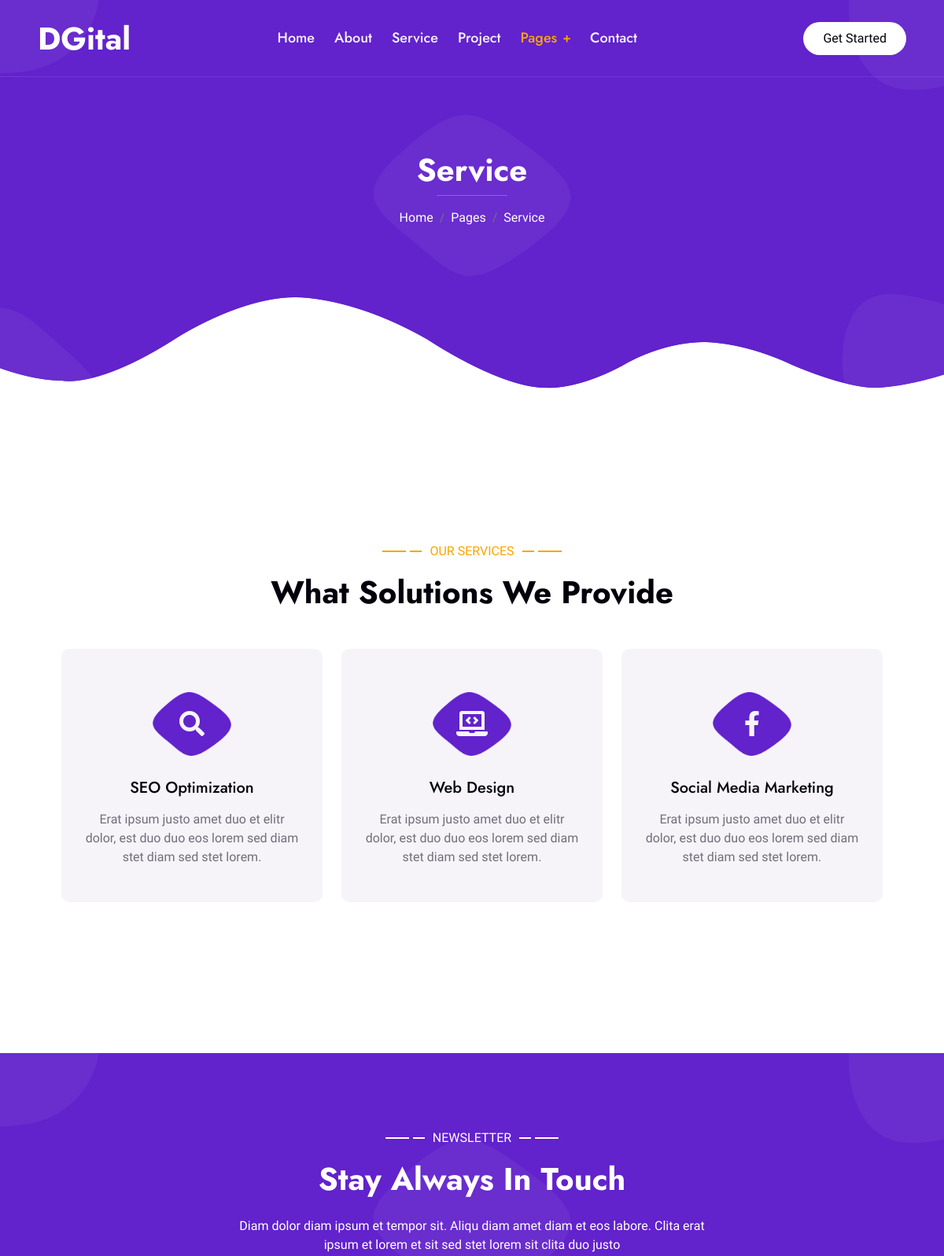
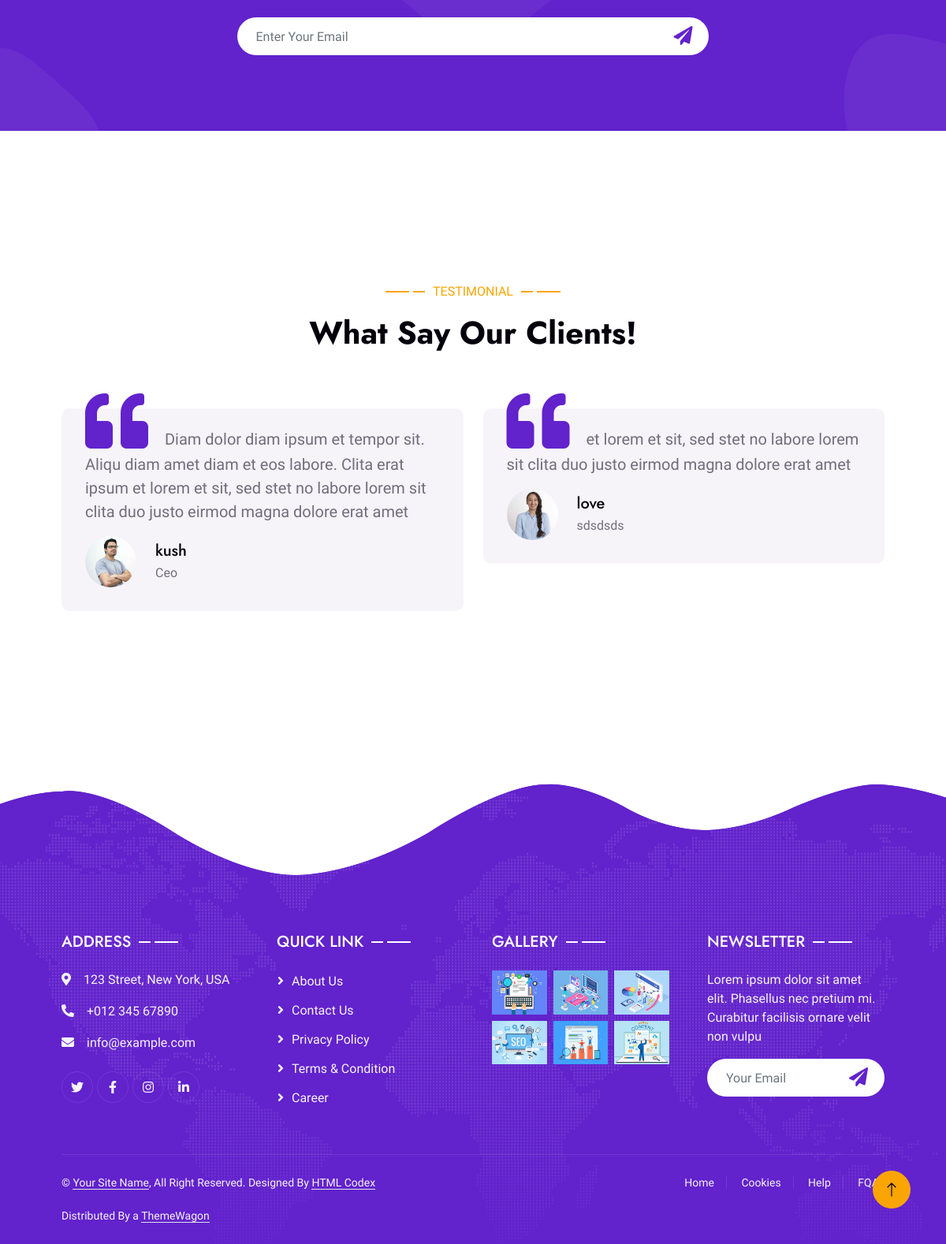
The app's page /service/ with its own data (2 pictures, top to bottom).
### website/models.py (models this page shows, shortened)
class Service(models.Model):
    title = models.CharField(max_length=200)
    description = models.TextField()
    icon = models.CharField(max_length=100)  # e.g. "fa fa-code"

class Testimonial(models.Model):
    name = models.CharField(max_length=200)
    designation = models.CharField(max_length=200, blank=True, null=True)
    review = models.TextField()
    image = models.ImageField(upload_to="testimonials/")

### website/views.py (the view)
# urls.py: path('service/', views.service, name='service'),
def service(request):
    services = Service.objects.all()
    testimonials = Testimonial.objects.all()
    return render(request, "service.html", {"services": services,"testimonials": testimonials})

### templates/service.html (shortened to what this page needs)
{% load static %}
{% include "header.html" %}
{% block content %}
<div class="container-xxl py-5 bg-primary hero-header">
    <div class="container my-5 py-5 px-lg-5">
        <div class="row g-5 py-5">
            <div class="col-12 text-center">
                <h1 class="text-white animated slideInDown">Service</h1>
                <hr class="bg-white mx-auto mt-0" style="width: 90px;">
                <nav aria-label="breadcrumb">
                    <ol class="breadcrumb justify-content-center">
                        <li class="breadcrumb-item"><a class="text-white" href="#">Home</a></li>
                        <li class="breadcrumb-item"><a class="text-white" href="#">Pages</a></li>
                        <li class="breadcrumb-item text-white active" aria-current="page">Service</li>
                    </ol>
                </nav>
            </div>
        </div>
    </div>
</div>
        <div class="container-xxl py-5">
            <div class="container py-5 px-lg-5">
                <div class="wow fadeInUp" data-wow-delay="0.1s">
                    <p class="section-title text-secondary justify-content-center"><span></span>Our Services<span></span></p>
                    <h1 class="text-center mb-5">What Solutions We Provide</h1>
                </div>
                <div class="row g-4">
                    {% for service in services %}
                    <div class="col-lg-4 col-md-6 wow fadeInUp" data-wow-delay="0.{{ forloop.counter }}s">
                        <div class="service-item d-flex flex-column text-center rounded">
                            <div class="service-icon flex-shrink-0">
                                <i class="{{ service.icon }} fa-2x"></i>
                            </div>
                            <h5 class="mb-3">{{ service.title }}</h5>
                            <p class="m-0">{{ service.description }}</p>
                        </div>
                    </div>
                    {% endfor %}
                </div>
            </div>
        </div>
        <div class="container-xxl bg-primary newsletter py-5 wow fadeInUp" data-wow-delay="0.1s">
            <div class="container py-5 px-lg-5">
                <div class="row justify-content-center">
                    <div class="col-lg-7 text-center">
                        <p class="section-title text-white justify-content-center"><span></span>Newsletter<span></span></p>
                        <h1 class="text-center text-white mb-4">Stay Always In Touch</h1>
                        <p class="text-white mb-4">Diam dolor diam ipsum et tempor sit. Aliqu diam amet diam et eos labore. Clita erat ipsum et lorem et sit sed stet lorem sit clita duo justo</p>
                        <div class="position-relative w-100 mt-3">
                            <input class="form-control border-0 rounded-pill w-100 ps-4 pe-5" type="text" placeholder="Enter Your Email" style="height: 48px;">
                            <button type="button" class="btn shadow-none position-absolute top-0 end-0 mt-1 me-2"><i class="fa fa-paper-plane text-primary fs-4"></i></button>
                        </div>
                    </div>
                </div>
            </div>
        </div>
        <div class="container-xxl py-5 wow fadeInUp" data-wow-delay="0.1s">
            <div class="container py-5 px-lg-5">
                <p class="section-title text-secondary justify-content-center"><span></span>Testimonial<span></span></p>
                <h1 class="text-center mb-5">What Say Our Clients!</h1>
                <div class="owl-carousel testimonial-carousel">
                    {% for t in testimonials %}
                    <div class="testimonial-item bg-light rounded my-4">
                        <p class="fs-5">
                            <i class="fa fa-quote-left fa-4x text-primary mt-n4 me-3"></i>
                            {{ t.review }}
                        </p>
                        <div class="d-flex align-items-center">
                            {% if t.image %}
                                <img class="img-fluid flex-shrink-0 rounded-circle" src="{{ t.image.url }}" style="width: 65px; height: 65px;">
                            {% else %}
                                <img class="img-fluid flex-shrink-0 rounded-circle" src="{% static 'img/default-user.png' %}" style="width: 65px; height: 65px;">
                            {% endif %}
                            <div class="ps-4">
                                <h5 class="mb-1">{{ t.name }}</h5>
                                <span>{{ t.designation }}</span>
                            </div>
                        </div>
                    </div>
                    {% endfor %}
                </div>
            </div>
        </div>
{% endblock %}
{% include "footer.html" %}

### templates/header.html (shortened to what this page needs)
{% load static %}
<!DOCTYPE html>
<html lang="en">
<head>
    <link href="https://cdnjs.cloudflare.com/ajax/libs/font-awesome/5.10.0/css/all.min.css" rel="stylesheet">
    <link href="https://cdn.jsdelivr.net/npm/bootstrap-icons@1.4.1/font/bootstrap-icons.css" rel="stylesheet">
    <link href="{% static 'lib/animate/animate.min.css' %}" rel="stylesheet">
    <link href="{% static 'lib/owlcarousel/assets/owl.carousel.min.css' %}" rel="stylesheet">
    <link href="{% static 'lib/lightbox/css/lightbox.min.css' %}" rel="stylesheet">
    <link href="{% static 'css/bootstrap.min.css' %}" rel="stylesheet">
    <link href="{% static 'css/style.css' %}" rel="stylesheet">
</head>
<body>
    <div class="container-xxl bg-white p-0">
        <div class="container-xxl position-relative p-0">
            <nav class="navbar navbar-expand-lg navbar-light px-4 px-lg-5 py-3 py-lg-0">
                <a href="" class="navbar-brand p-0">
                    <h1 class="m-0">DGital</h1>
                </a>
                <div class="collapse navbar-collapse" id="navbarCollapse">
                    <div class="navbar-nav mx-auto py-0">
                        <a href="{% url 'home' %}" class="nav-item nav-link">Home</a>
                        <a href="{% url 'about' %}" class="nav-item nav-link">About</a>
                        <a href="{% url 'service' %}" class="nav-item nav-link">Service</a>
                        <a href="{% url 'project' %}" class="nav-item nav-link">Project</a>
                        <div class="nav-item dropdown">
                            <a href="#" class="nav-link dropdown-toggle active" data-bs-toggle="dropdown">Pages</a>
                        </div>
                        <a href="{% url 'contact' %}" class="nav-item nav-link">Contact</a>
                    </div>
                    <a href="" class="btn rounded-pill py-2 px-4 ms-3 d-none d-lg-block">Get Started</a>
                </div>
            </nav>
        </div>

### templates/footer.html (shortened to what this page needs)
{% load static %}
<div class="container-fluid bg-primary text-light footer wow fadeIn" data-wow-delay="0.1s">
    <div class="container py-5 px-lg-5">
        <div class="row g-5">
            <div class="col-md-6 col-lg-3">
                <p class="section-title text-white h5 mb-4">Address<span></span></p>
                <p><i class="fa fa-map-marker-alt me-3"></i>123 Street, New York, USA</p>
                <p><i class="fa fa-phone-alt me-3"></i>+012 345 67890</p>
                <p><i class="fa fa-envelope me-3"></i>info@example.com</p>
                <div class="d-flex pt-2">
                    <a class="btn btn-outline-light btn-social" href=""><i class="fab fa-twitter"></i></a>
                    <a class="btn btn-outline-light btn-social" href=""><i class="fab fa-facebook-f"></i></a>
                    <a class="btn btn-outline-light btn-social" href=""><i class="fab fa-instagram"></i></a>
                    <a class="btn btn-outline-light btn-social" href=""><i class="fab fa-linkedin-in"></i></a>
                </div>
            </div>
            <div class="col-md-6 col-lg-3">
                <p class="section-title text-white h5 mb-4">Quick Link<span></span></p>
                <a class="btn btn-link" href="">About Us</a>
                <a class="btn btn-link" href="">Contact Us</a>
                <a class="btn btn-link" href="">Privacy Policy</a>
                <a class="btn btn-link" href="">Terms & Condition</a>
                <a class="btn btn-link" href="">Career</a>
            </div>
            <div class="col-md-6 col-lg-3">
                <p class="section-title text-white h5 mb-4">Gallery<span></span></p>
                <div class="row g-2">
                    <div class="col-4">
                        <img class="img-fluid" src="{% static 'img/portfolio-1.jpg' %}" alt="Image">
                    </div>
                    <div class="col-4">
                        <img class="img-fluid" src="{% static 'img/portfolio-2.jpg' %}" alt="Image">
                    </div>
                    <div class="col-4">
                        <img class="img-fluid" src="{% static 'img/portfolio-3.jpg' %}" alt="Image">
                    </div>
                    <div class="col-4">
                        <img class="img-fluid" src="{% static 'img/portfolio-4.jpg' %}" alt="Image">
                    </div>
                    <div class="col-4">
                        <img class="img-fluid" src="{% static 'img/portfolio-5.jpg' %}" alt="Image">
                    </div>
                    <div class="col-4">
                        <img class="img-fluid" src="{% static 'img/portfolio-6.jpg' %}" alt="Image">
                    </div>
                </div>
            </div>
            <div class="col-md-6 col-lg-3">
                <p class="section-title text-white h5 mb-4">Newsletter<span></span></p>
                <p>Lorem ipsum dolor sit amet elit. Phasellus nec pretium mi. Curabitur facilisis ornare velit non vulpu</p>
                <div class="position-relative w-100 mt-3">
                    <input class="form-control border-0 rounded-pill w-100 ps-4 pe-5" type="text" placeholder="Your Email" style="height: 48px;">
                    <button type="button" class="btn shadow-none position-absolute top-0 end-0 mt-1 me-2"><i class="fa fa-paper-plane text-primary fs-4"></i></button>
                </div>
            </div>
        </div>
    </div>
    <div class="container px-lg-5">
        <div class="copyright">
            <div class="row">
                <div class="col-md-6 text-center text-md-start mb-3 mb-md-0">
                    &copy; <a class="border-bottom" href="#">Your Site Name</a>, All Right Reserved.
                    Designed By <a class="border-bottom" href="https://htmlcodex.com">HTML Codex</a><br><br>
                    Distributed By a <a class="border-bottom" href="https://themewagon.com" target="_blank">ThemeWagon</a>
                </div>
                <div class="col-md-6 text-center text-md-end">
                    <div class="footer-menu">
                        <a href="">Home</a>
                        <a href="">Cookies</a>
                        <a href="">Help</a>
                        <a href="">FQAs</a>
                    </div>
                </div>
            </div>
        </div>
    </div>
</div>
<a href="#" class="btn btn-lg btn-secondary btn-lg-square back-to-top"><i class="bi bi-arrow-up"></i></a>
</div>
</body>
</html>

### records on screen
Service: title "SEO Optimization", description "Erat ipsum justo amet duo et elitr dolor, est duo duo eos lorem sed diam stet diam sed stet lorem."
Service: title "Web Design", description "Erat ipsum justo amet duo et elitr dolor, est duo duo eos lorem sed diam stet diam sed stet lorem."
Service: title "Social Media Marketing", description "Erat ipsum justo amet duo et elitr dolor, est duo duo eos lorem sed diam stet diam sed stet lorem."
Testimonial: review "Diam dolor diam ipsum et tempor sit. Aliqu diam amet diam et eos labore. Clita erat ipsum et lorem et sit, sed stet no labore lorem sit clita duo justo eirmod magna dolore erat amet", image (picture), name "kush", designation "Ceo"
Testimonial: review "et lorem et sit, sed stet no labore lorem sit clita duo justo eirmod magna dolore erat amet", image (picture), name "love", designation "sdsdsds"
